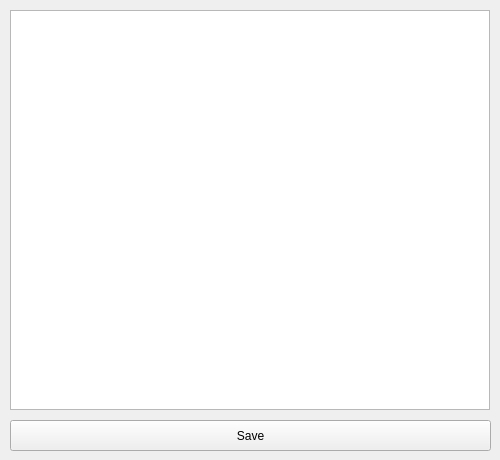
<?xml version="1.0" encoding="UTF-8"?>
<ui version="4.0">
 <class>Set_Creator_LText</class>
 <widget class="QWidget" name="Set_Creator_LText">
  <property name="geometry">
   <rect>
    <x>0</x>
    <y>0</y>
    <width>500</width>
    <height>460</height>
   </rect>
  </property>
  <property name="windowTitle">
   <string>Gap-Text Editor</string>
  </property>
  <widget class="QPushButton" name="save_button">
   <property name="geometry">
    <rect>
     <x>10</x>
     <y>420</y>
     <width>481</width>
     <height>31</height>
    </rect>
   </property>
   <property name="text">
    <string>Save</string>
   </property>
  </widget>
  <widget class="QTextEdit" name="text_area">
   <property name="geometry">
    <rect>
     <x>10</x>
     <y>10</y>
     <width>480</width>
     <height>400</height>
    </rect>
   </property>
  </widget>
 </widget>
 <resources/>
 <connections/>
</ui>
